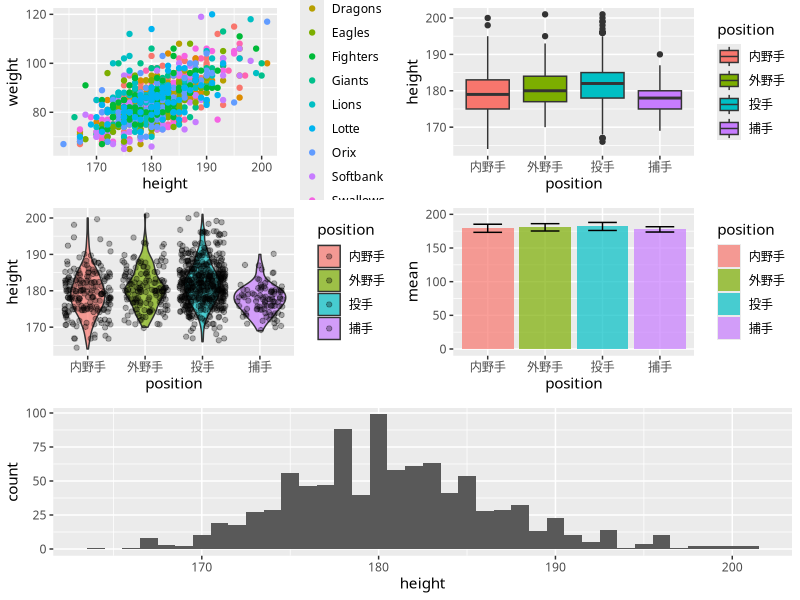

R code for this plot: (Note: this script raises an error after producing the figure.)
rm(list = ls())
library(tidyverse)
sample <- read.csv("baseball2020.csv", fileEncoding = "utf-8", header = TRUE)
weight <- read.csv("SimpleWeight.csv") %>%
  mutate(date = paste0(year, "/", month, "/", day)) %>%
  mutate(date = lubridate::ymd(date))
old <- theme_set(theme_gray(base_family = "HiraKakuProN-W3"))
# 散布図
g1 <- ggplot(sample, aes(x = height, y = weight, colour = team, fill = team)) +
  geom_point()
# ボックスプロット
g2 <- sample %>%
  select(position, height) %>%
  na.omit() %>%
  ggplot(aes(x = position, y = height, fill = position)) +
  geom_boxplot()
# バイオリンプロット
g3 <- sample %>%
  select(position, height) %>%
  na.omit() %>%
  ggplot(aes(x = position, y = height, fill = position)) +
  geom_violin(alpha = 0.7) +
  geom_jitter(alpha = 0.3)
# バープロット
g4 <- sample %>%
  select(height, position) %>%
  na.omit() %>%
  group_by(position) %>%
  summarise(mean = mean(height), sd = sd(height)) %>%
  ggplot(aes(x = position, y = mean, fill = position)) +
  geom_bar(stat = "identity", alpha = 0.7) +
  ylim(0, 200) +
  geom_errorbar(aes(ymin = mean - sd, ymax = mean + sd), width = .5)
# ヒストグラム
g5 <- sample %>% ggplot(aes(x = height)) +
  geom_histogram(binwidth = 1)

g6 <- ggplot(sample, aes(x = height, y = weight, colour = team, fill = team, shape = position)) +
  geom_point() +
  xlab("height") +
  ylab("weight") +
  facet_wrap(~team)

# 折れ線グラフ
g7 <- weight %>% ggplot(aes(x = date, y = weight)) +
  geom_point() +
  geom_line()

gX <- gridExtra::grid.arrange(g1, g2, g3, g4, g5, layout_matrix = rbind(
  c(1, 2),
  c(3, 4), 5
))

ggsave(gX, filename = "../images/text03/Rplot03_01.png", dpi = 600, width = 12, height = 12)

ggsave(g6, filename = "../images/text03/Rplot03_02.png", dpi = 600, width = 12, height = 6)

ggsave(g7, filename = "../images/text03/Rplot03_03.png", dpi = 600, width = 12, height = 6)

# 離散と連続
g8 <- sample %>%
  select(height, weight) %>%
  na.omit() %>%
  ggplot(aes(x = weight, y = height)) +
  geom_point()
g9 <- sample %>%
  select(height, position) %>%
  na.omit() %>%
  ggplot(aes(x = position, y = height)) +
  geom_point()

ggsave(gridExtra::grid.arrange(g8, g9, ncol = 2), filename = "../images/text03/Rplot03_04.png", dpi = 600, width = 12, height = 6)
